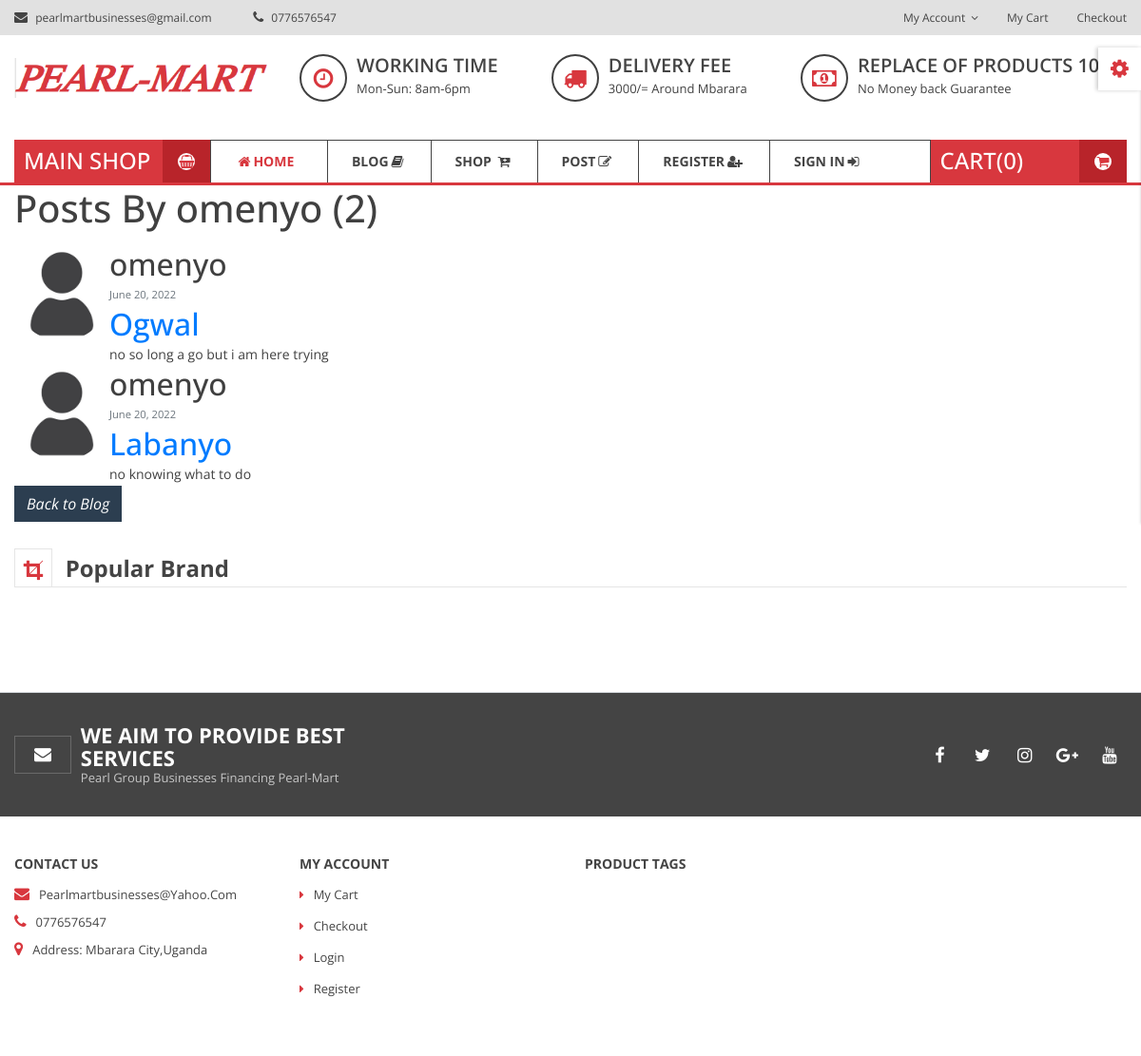
Page /user/omenyo/ on the committed database.
### store/models/models.py (models this page shows, shortened)
class Post(models.Model):
    image=models.ImageField(upload_to='posts')
    author = models.ForeignKey(
        settings.AUTH_USER_MODEL, on_delete=models.CASCADE)
    title = models.CharField(max_length=100)
    content = models.TextField()
    liked = models.ManyToManyField(
        settings.AUTH_USER_MODEL, blank=True, related_name='liked')
    date_posted = models.DateTimeField(default=timezone.now)
    is_news=models.BooleanField(default=False)
    objects = PostManager()
    class Meta:
        ordering = ('-date_posted', )

### store/views/views.py (the view)
# urls.py: path('user/<str:username>/', UserPostListView.as_view(), name='user_posts'),
class UserPostListView(ListView):
    model = Post
    template_name = 'blog/user_posts.html'
    context_object_name = 'posts'
    paginate_by = 5
    def get_queryset(self):
        user = get_object_or_404(User, username=self.kwargs.get('username'))
        return Post.objects.filter(author=user).order_by('-date_posted')

### store/templates/blog/user_posts.html (shortened to what this page needs)
{% extends "base1.html" %}
{% load static %}
{% block body %}
<div class="container">
    <h1 class="mb-3">Posts By {{view.kwargs.username}} ({{ page_obj.paginator.count }})</h1>
    {% for post in posts %}
        <article class="media content-section">
          <img class="rounded-circle article-img" src="{% static 'imgs/112.jpg' %}" height="100" width="100">
          <div class="media-body">
            <div class="article-metadata">
              <h2>{{ post.author }}</h2>
              <small class="text-muted">{{ post.date_posted|date:"F d, Y" }}</small>
            </div>
          <h2><a class="article-title" href="{% url 'post_detail' post.pk %}">{{ post.title }}</a></h2>
            <p class="article-content">{{ post.content }}</p>
          </div>
        </article>
    {% endfor %}
  </div>
    <div class="container">
                            <a href="/blog">
                                <i class="btn btn-primary glyphicon glyphicon-new-window"> Back to Blog</i>
                            </a>
                       </div>
{% endblock %}

### static/css/styles.css (style rules this page uses)
body { font-family: Ubuntu, verdana, georgia, serif, sans-serif; }
a, a:hover, a:active, a:focus, a:visited { text-decoration: none; }
div.panel, .btn, .navbar { border-radius: 0; }
.btn-primary { background-color: rgb(44, 62, 80); border-color: rgba(44, 62, 80, .5); }

### rows in the picture
Post: author "omenyo", date_posted "June 20, 2022", title "Ogwal", content "no so long a go but i am here trying"
Post: author "omenyo", date_posted "June 20, 2022", title "Labanyo", content "no knowing what to do"

### other values in the picture
{{ request.session.cart.keys|length }} "0"
{{ view.kwargs.username }} "omenyo"
{{ page_obj.paginator.count }} "2"
